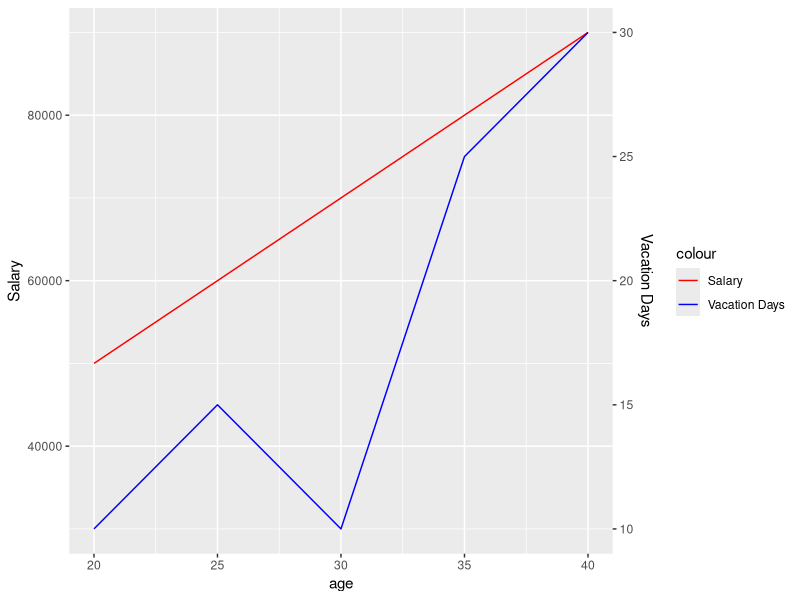

This chart was generated by the following R code:

library(ggplot2)

colors <- c("Salary"= "red", "Vacation Days"="blue")

# Create example data
data <- data.frame(age = c(20, 25, 30, 35, 40),
                   salary = c(50000, 60000, 70000, 80000, 90000),
                   vacation_days = c(10, 15, 10, 25, 30))

# Create ggplot2 plot with two y-axes
ggplot(data, aes(x = age)) +
  # geom_line(aes(y = salary), color = "red") +
  # geom_line(aes(y = vacation_days*3000), color = "blue") +
  geom_line(aes(y = salary, color = "Salary")) +
  geom_line(aes(y = vacation_days*3000, color = "Vacation Days")) +
  scale_y_continuous(name = "Salary", sec.axis = sec_axis(~./3000, name = "Vacation Days")) +
  scale_color_manual(values = colors)
  